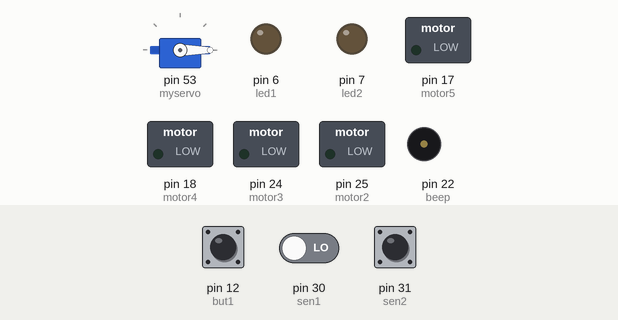
Simulated run of this sketch. Board: Arduino Mega 2560, built with avr-gcc and run on an emulated ATmega2560. On the bench: servo, switched loads named in the sketch (green lamp = pin HIGH), output pins drawn as LEDs (lit = HIGH), buzzer (waves = sounding, pin HIGH). Inputs (shaded band) come from the test bench; at power-on: pin 12 (but1) LOW, pin 30 (sen1) LOW, pin 31 (sen2) LOW.

Above: at 1.2 s.
1.3 s: pin 12 (but1) pulled HIGH for 0.15 s
At 3.4 s:
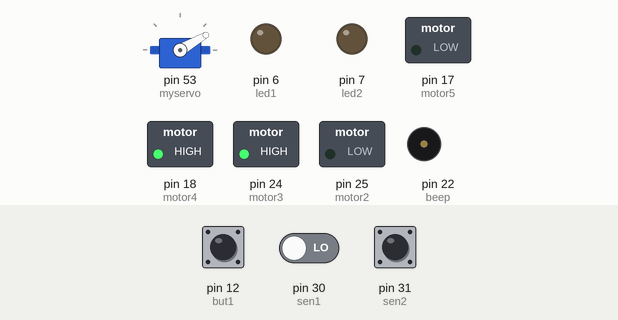
4.4 s: pin 30 (sen1) driven HIGH
At 5.6 s:
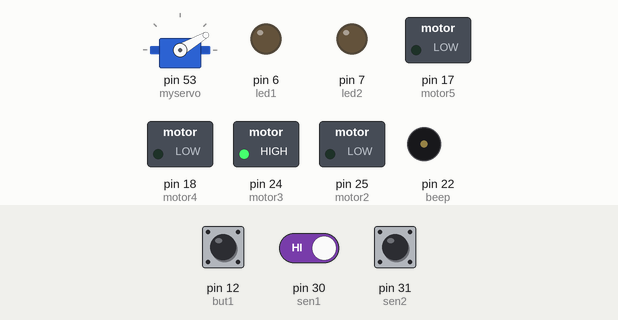
5.9 s: pin 30 (sen1) driven LOW
At 8.1 s:
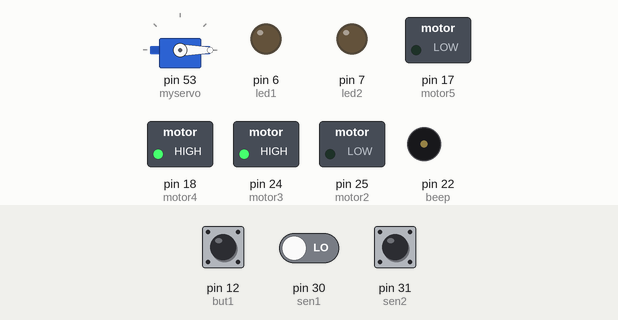
8.9 s: pin 31 (sen2) driven HIGH
At 10.2 s:
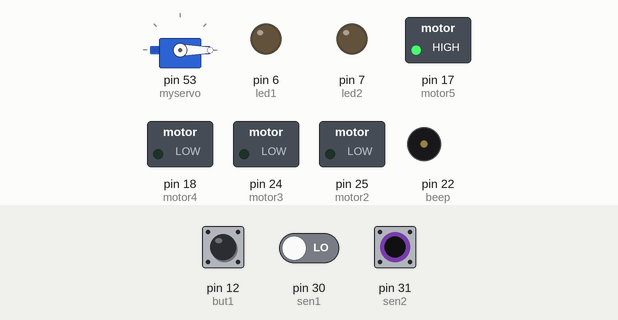
10.5 s: pin 31 (sen2) pulsed LOW 2 times (0.12 s each, 0.3 s apart)
At 11.7 s:
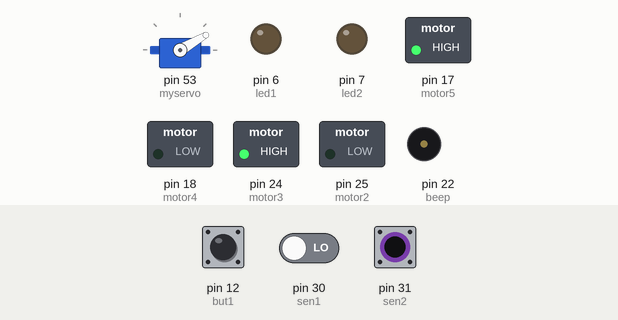
14.1 s: pin 31 (sen2) driven LOW
At 15.3 s:
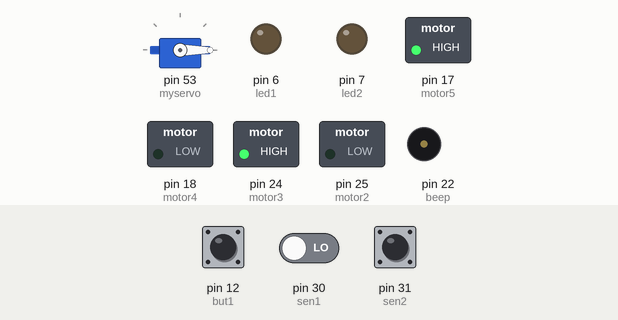
Timing chart, 0 to 18.1 s (numbered marks = the images above; inputs shaded):
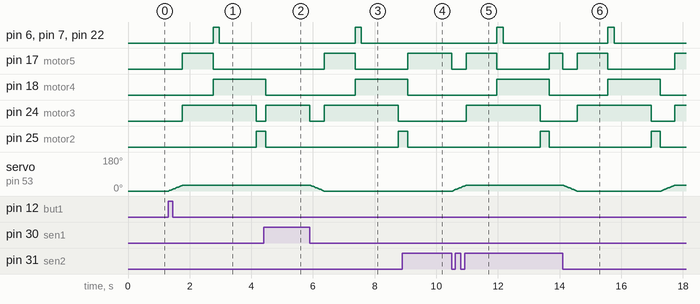

The sketch:

carSensorPickUp.ino
```cpp
#include <Servo.h>

int motor2 = 25;
int motor3 = 24;
int motor4 = 18;
int motor5 = 17;

int led1 = 6;
int led2 = 7;
int beep = 22;

const int sen1 = 30;
const int sen2 = 31;

const int but1 = 12;
Servo myservo;
int pos = 1;
void setup() {

  pinMode (motor2, OUTPUT);
  pinMode (motor3, OUTPUT);
  pinMode (motor4, OUTPUT);
  pinMode (motor5, OUTPUT);

  pinMode (sen1, INPUT);
  pinMode (sen2, INPUT);

  pinMode(but1,INPUT);

  pinMode (led1, OUTPUT);
  pinMode (led2, OUTPUT);
  pinMode (beep, OUTPUT);

  myservo.attach(53);
}

void forward();
void right();
void backward();
void ccw();
void beeptwice();
void stopM();
void spin();
void pickup();
void drop();

int butState1 = 0;

int senState1 = 1;
int senState2 = 1;

boolean work = false;
boolean pickup1 = false;
void loop() {
  digitalWrite(beep,LOW);
  senState1 = digitalRead(sen1);
  senState2 = digitalRead(sen2);
  butState1 = digitalRead(but1);
  if(pickup1 == false){
    myservo.write(0);
  }
  else{
    myservo.write(30);
  }

  if(butState1 == true){
    work = true;
  }

  if(work == true){
    if(senState1 == 1 && senState2 == 1){
      backward();
    }
    else if(senState1 == 1 && senState2 == 0){
      right();
    }
    else if(senState1 == 0 && senState2 == 1){
      left();
    }
    else if(senState1 == 0 && senState2 == 0){
      if(pickup1 == false){
        pickup1 = true;
        stopM();
        pickup();
        spin();
      }
      else{
        pickup1 = false;
        stopM();
        drop();
        spin();
      }
    }
  }
  /*else{
    stopM();
  */
  /*digitalWrite(beep,LOW);
  buttonState1 = digitalRead(but1);
  if (buttonState1 == HIGH){
    backward();
    beeptwice();
    ccw();
    beeptwice();
    backward();
    beeptwice();
  }
  */

}
// forwards
void forward(){
  digitalWrite (motor3, HIGH);
  digitalWrite (motor5, HIGH);
  digitalWrite (motor2, LOW);
  digitalWrite (motor4, LOW);
  /*delay (3000);
  digitalWrite (motor3, LOW);
  digitalWrite (motor5, LOW);
  digitalWrite (motor2, LOW);
  digitalWrite (motor4, LOW);
  */
}
//rotate cw
void right(){
  digitalWrite (motor4, LOW);
  digitalWrite (motor5, LOW);
  digitalWrite (motor2, LOW);
  digitalWrite (motor3, HIGH);
}
//backwards
void backward(){
  digitalWrite (motor2, HIGH);
  digitalWrite (motor4, HIGH);
  digitalWrite (motor3, LOW);
  digitalWrite (motor5, LOW);
  /*delay (3000);
  digitalWrite (motor2, LOW);
  digitalWrite (motor4, LOW);
  digitalWrite (motor3, LOW);
  digitalWrite (motor5, LOW);
  */
}
//rotate ccw
void left(){
  digitalWrite (motor4, LOW);
  digitalWrite (motor5, HIGH);
  digitalWrite (motor2, LOW);
  digitalWrite (motor3, LOW);
}

void beeptwice(){
    digitalWrite (led1, HIGH);
    digitalWrite (led2, HIGH);
    digitalWrite (beep, HIGH);
    delay(200);
    digitalWrite (led1, LOW);
    digitalWrite (led2, LOW);
    digitalWrite (beep, LOW);
}

void stopM(){
  digitalWrite (motor4, LOW);
  digitalWrite (motor2, LOW);
  digitalWrite (motor5, LOW);
  digitalWrite (motor3, LOW);
}
void spin(){
  forward();
  delay(1000);
  digitalWrite (motor4, HIGH);
  digitalWrite (motor2, LOW);
  digitalWrite (motor5, LOW);
  digitalWrite (motor3, HIGH);
  beeptwice();
  delay(1200);
  digitalWrite (motor4, HIGH);
  digitalWrite (motor2, HIGH);
  digitalWrite (motor5, LOW);
  digitalWrite (motor3, LOW);
  delay(300);
  digitalWrite (motor4, LOW);
  digitalWrite (motor2, LOW);
  digitalWrite (motor5, LOW);
  digitalWrite (motor3, LOW);
}

void pickup(){
    for (pos = 0; pos <= 30; pos ++) { // goes from 0 degrees to 180 degrees
    // in steps of 1 degree
    myservo.write(pos);              // tell servo to go to position in variable 'pos'
    delay(15);
    }    // waits 15ms for the servo to reach the position
}

void drop(){
    for (pos = 30; pos >= 0; pos --) { // goes from 0 degrees to 180 degrees
    // in steps of 1 degree
    myservo.write(pos);              // tell servo to go to position in variable 'pos'
    delay(15);
    }    // waits 15ms for the servo to reach the position
}
```

Measured:
- after the input at 1.3 s, pin 6 (led1), pin 7 (led2), pin 22 (beep): LOW → HIGH after 1.5 s, → LOW 0.20 s later; pin 17 (motor5): LOW → HIGH after 0.47 s, → LOW 1.0 s later; pin 18 (motor4): LOW → HIGH after 1.5 s; pin 24 (motor3): LOW → HIGH after 0.47 s, → LOW 2.4 s later; pin 25 (motor2): LOW → HIGH after 2.9 s
- after the input at 4.4 s, pin 17 (motor5): stays LOW (without the input it goes to HIGH after 0.54 s); pin 24 (motor3): LOW → HIGH after 0.07 s instead of 0.54 s; servo on pin 53 (myservo): stays 30° (without the input it goes to 28° after 0.10 s)
- after the input at 5.9 s, pin 6 (led1), pin 7 (led2), pin 22 (beep): LOW → HIGH after 1.5 s, → LOW 0.20 s later; pin 17 (motor5): LOW → HIGH after 0.47 s, → LOW 1.0 s later; pin 18 (motor4): LOW → HIGH after 1.5 s; pin 24 (motor3): HIGH → LOW at once, → HIGH 0.47 s later, → LOW 2.4 s later; pin 25 (motor2): LOW → HIGH after 2.9 s
- after the input at 8.9 s, pin 17 (motor5): LOW → HIGH after 0.17 s instead of 0.64 s; pin 24 (motor3): stays LOW (without the input it goes to HIGH after 0.64 s); servo on pin 53 (myservo): stays 0° (without the input it goes to 2° after 0.20 s)
- after the input at 10.5 s, pin 6 (led1), pin 7 (led2): LOW → HIGH after 1.5 s, → LOW 0.20 s later
- after the input at 14.1 s, pin 6 (led1), pin 7 (led2): LOW → HIGH after 1.5 s, → LOW 0.20 s later
